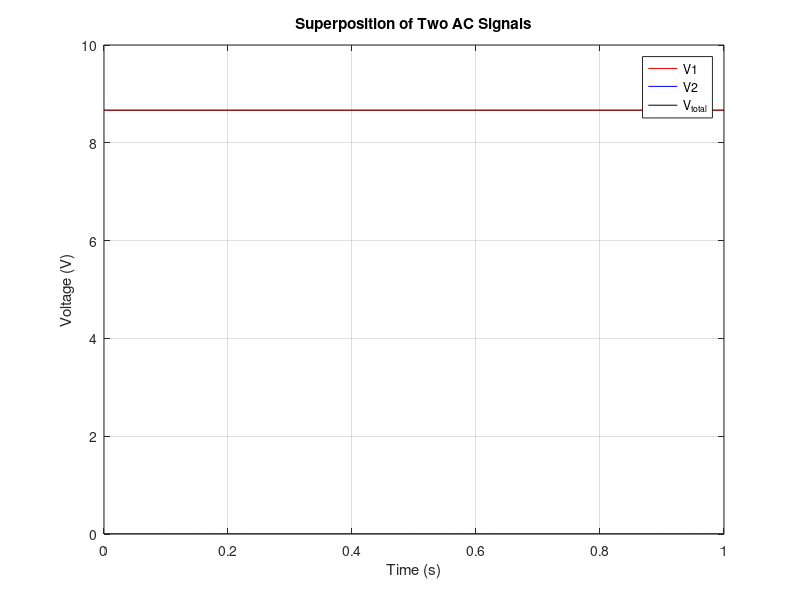

This figure's MATLAB source:
t = 0:0.001:1;

A1 = 10;  f1 = 1e3;  phi1 = pi/6;
A2 = 1e-2;  f2 = 1e8; phi2 = 0;

V1 = A1 * cos(2*pi*f1*t + phi1);
V2 = A2 * cos(2*pi*f2*t + phi2);

V_total = V1 + V2;

plot(t, V1, 'r', t, V2, 'b', t, V_total, 'k');
legend('V1','V2','V_{total}');
xlabel('Time (s)');
ylabel('Voltage (V)');
title('Superposition of Two AC Signals');
grid on;
